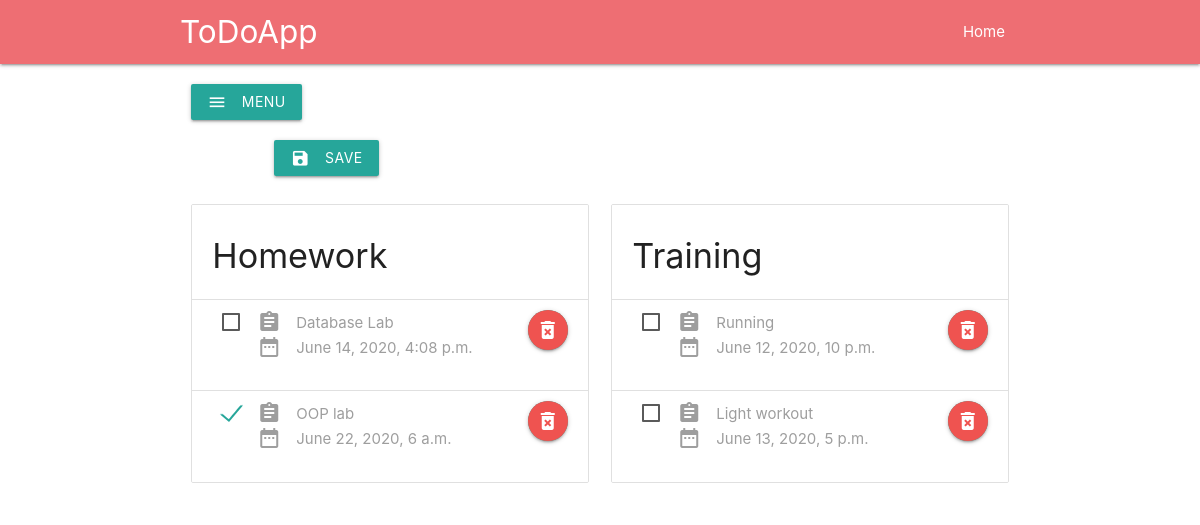
/, run on an earlier commit of the app's database.
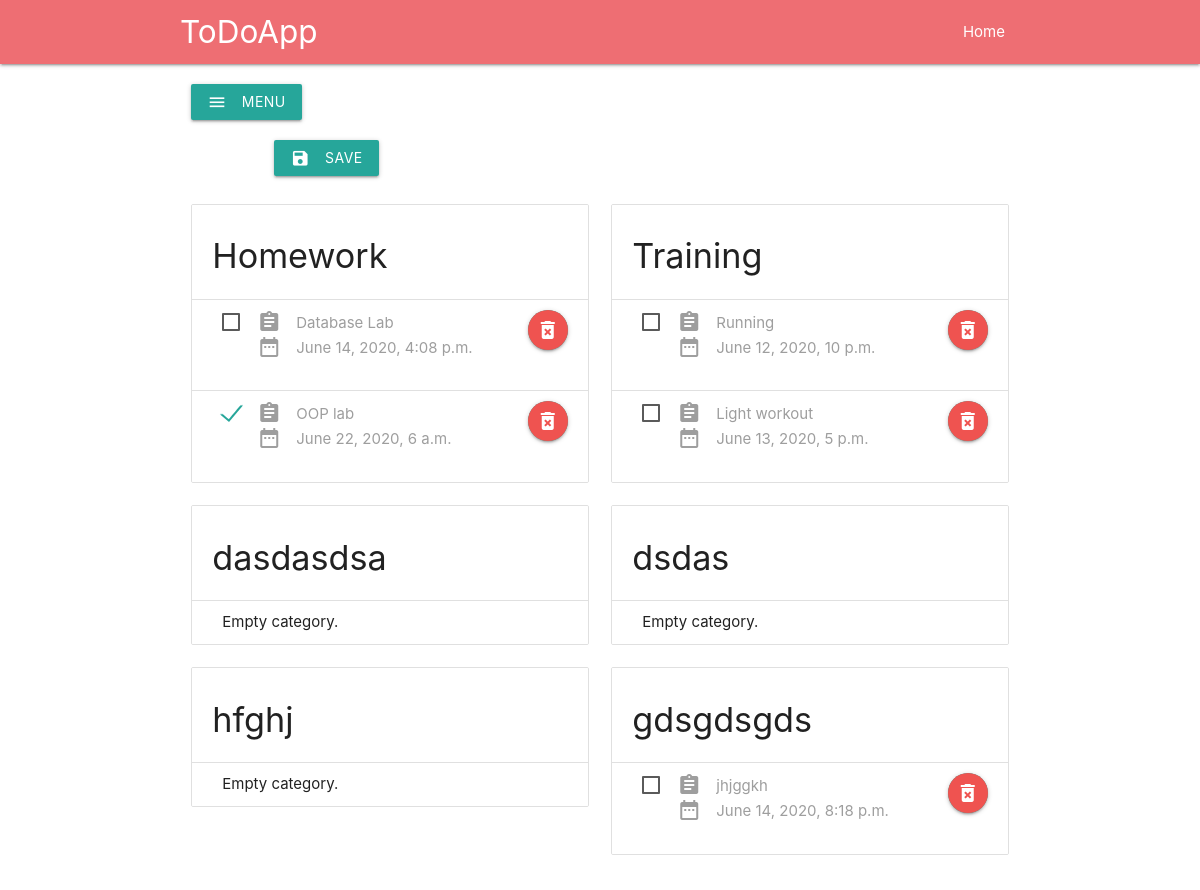
And on a later commit of the database.
### my_app/models.py (models this page shows)
class Categories(models.Model):
    title = models.CharField(max_length=50)
    def __str__(self):
        return self.title
    class Meta:
        verbose_name_plural = 'Categories'

class Tasks(models.Model):
    title = models.CharField(max_length=200)
    deadline = models.DateTimeField('Time')
    category = models.ForeignKey(Categories, on_delete=models.CASCADE)
    is_done = models.BooleanField('Completed')
    def __str__(self):
        return self.title
    class Meta:
        verbose_name_plural = 'Tasks'
        ordering = ['is_done', 'deadline']

### my_app/views.py (the view)
# urls.py: 2. Add a URL to urlpatterns:  path('', views.home, name='home')
def home(request):
    categories = Categories.objects.all()
    context = {
        'category_list': categories,
    }
    if not categories:
        context['error_message'] = EMPTY_CATEGORY_LIST_MSG
    return render(request, 'my_app/home.html', context)

### templates/my_app/home.html (shortened to what this page needs)
<!DOCTYPE html>
{% load static %}
<html lang="en">
<head>
    <link rel="stylesheet" href="https://cdnjs.cloudflare.com/ajax/libs/materialize/1.0.0/css/materialize.min.css">
    <link rel="stylesheet" href="{% static "css/style.css" %}">
</head>
<body>
    <nav>
        <div class="container nav-wrapper sticky-nav">
            <a href="/" class="brand-logo">ToDoApp</a>
            <ul id="nav-mobile" class="right">
                <li><a href="/">Home</a></li>
            </ul>
        </div>
    </nav>
    <div class="container">
        <div class="row hide-on-med-and-down" style="padding-top: 20px; margin: 0;">
            <div class="col l3">
                <a class="sidenav-trigger waves-effect waves-light btn" data-target="slide-out"><i class="material-icons left">menu</i>Menu</a>
            </div>
        </div>
        {% block content %}
        <form action="save_changes/" method="POST">
            <div class="row" style="padding-top: 20px;">
                <div class="col l3">
                    <button class="btn waves-effect waves-light right" type="submit" name="action">Save
                        <i class="material-icons left">save</i>
                    </button>
                </div>
            </div>
            <div class="row">
                {% for category in category_list %}
                    <div class="col s12 m6 l6">
                        <ul class="collection with-header" id="{{ category }}">
                            <li class="collection-header"><h4>{{ category }}</h4></li>
                            {% if category.tasks_set.all %}
                                {% for task in category.tasks_set.all %}
                                    <li class="collection-item" id="{{ task }}">
                                        <div class="row">
                                            <div class="col l10 m9 s9">
                                                <label>
                                                    <span style="text-align: justify;">
                                                        <i class="material-icons left">assignment</i>{{ task }}<br>
                                                        <i class="material-icons left">date_range</i>{{ task.deadline }}
                                                    </span>
                                                </label>
                                            </div>
                                            <div class="col l2 m3 s3">
                                                <a class="waves-effect waves-light btn-floating right" href="/delete_todo/{{ task.id }}">
                                                    <i class="material-icons red lighten-1">delete_forever</i>
                                                </a>
                                            </div>
                                        </div>
                                    </li>
                                {% endfor %}
                            {% else %}
                                <li class="collection-item">Empty category.</li>
                            {% endif %}
                        </ul>
                    </div>
                {% endfor %}
            </div>
        </form>
        {% endblock content %}
    </div>
</body>
</html>

What changed in the data, as far as the page shows it:
added Categories: title "dasdasdsa", shows "Empty category."
added Categories: title "dsdas", shows "Empty category."
added Categories: title "hfghj", shows "Empty category."
added Categories: title "gdsgdsgds"
added Tasks: title "jhjggkh", deadline "June 14, 2020, 8:18 p.m.", shown under "gdsgdsgds"
